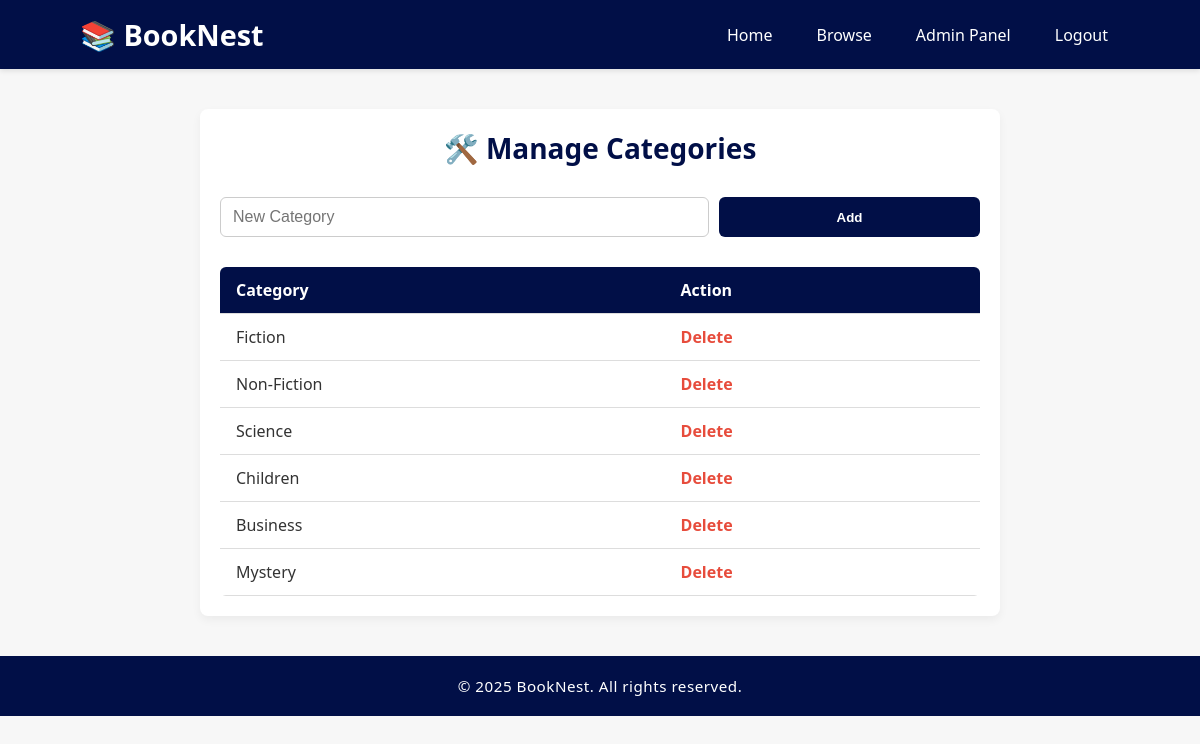
The app's page /admin/categories.php (signed in), older data.
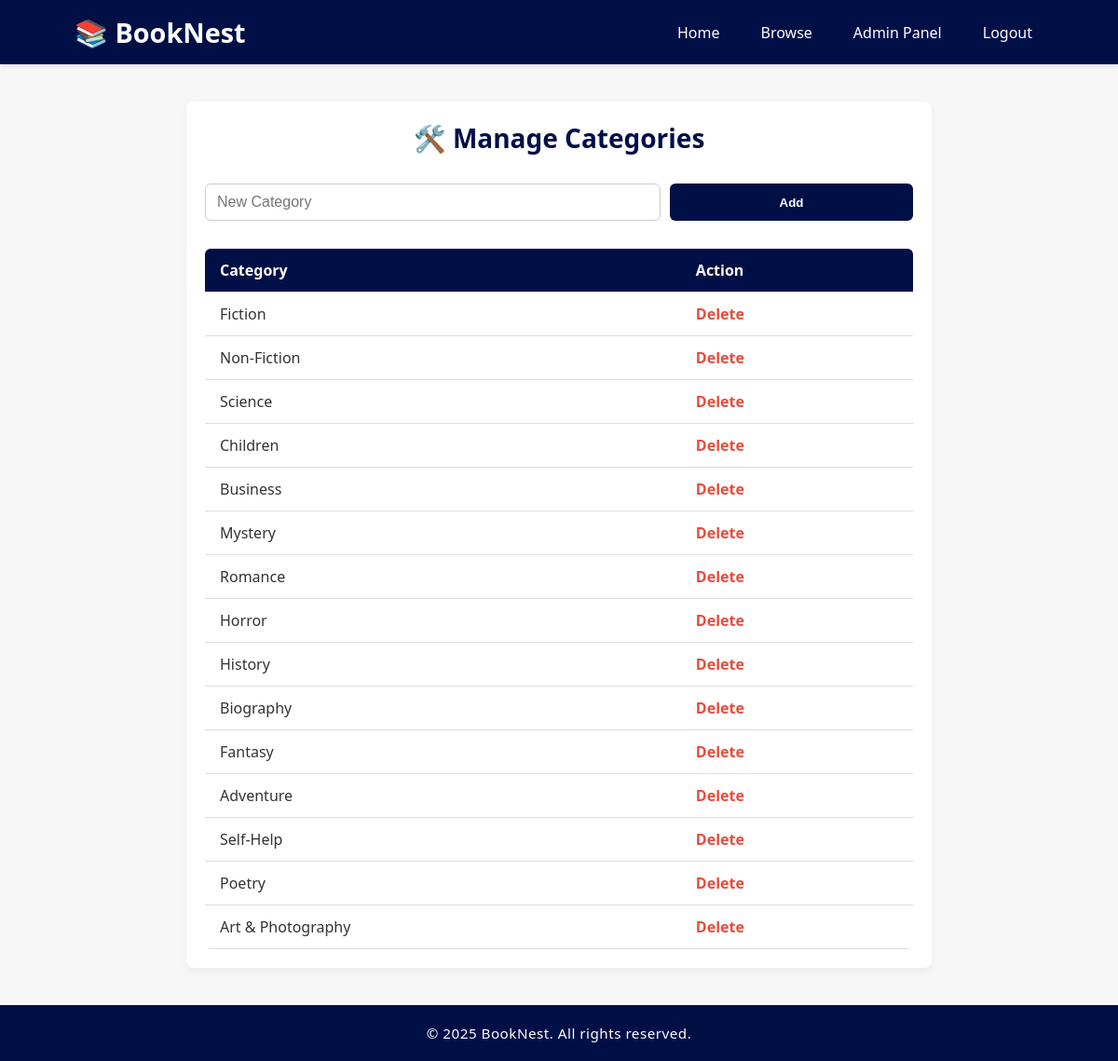
The same page, newer data.
### tables this page shows
CREATE TABLE `categories` (
  `category_id` int(11) NOT NULL,
  `name` varchar(100) NOT NULL
);

### admin/categories.php (the view, shortened to what this page needs)
<?php
require_once '../includes/db.php';
include '../includes/header.php';
$result = $conn->query("SELECT * FROM categories");
?>
<div class="container">
    <div class="categories-container">
        <h2>🛠️ Manage Categories</h2>
        <form method="post">
            <input type="text" name="category_name" placeholder="New Category" required>
            <button type="submit" name="add_category">Add</button>
        </form>
        <table>
            <tr><th>Category</th><th>Action</th></tr>
            <?php while ($row = $result->fetch_assoc()): ?>
                <tr>
                    <td><?php echo $row['name']; ?></td>
                    <td><a href="?delete=<?php echo $row['category_id']; ?>">Delete</a></td>
                </tr>
            <?php endwhile; ?>
        </table>
    </div>
</div>
<?php include '../includes/footer.php'; ?>

Row changes from the older to the newer data that the page shows:
added categories: name "Romance"
added categories: name "Horror"
added categories: name "History"
added categories: name "Biography"
added categories: name "Fantasy"
added categories: name "Adventure"
added categories: name "Self-Help"
added categories: name "Poetry"
added categories: name "Art & Photography"
